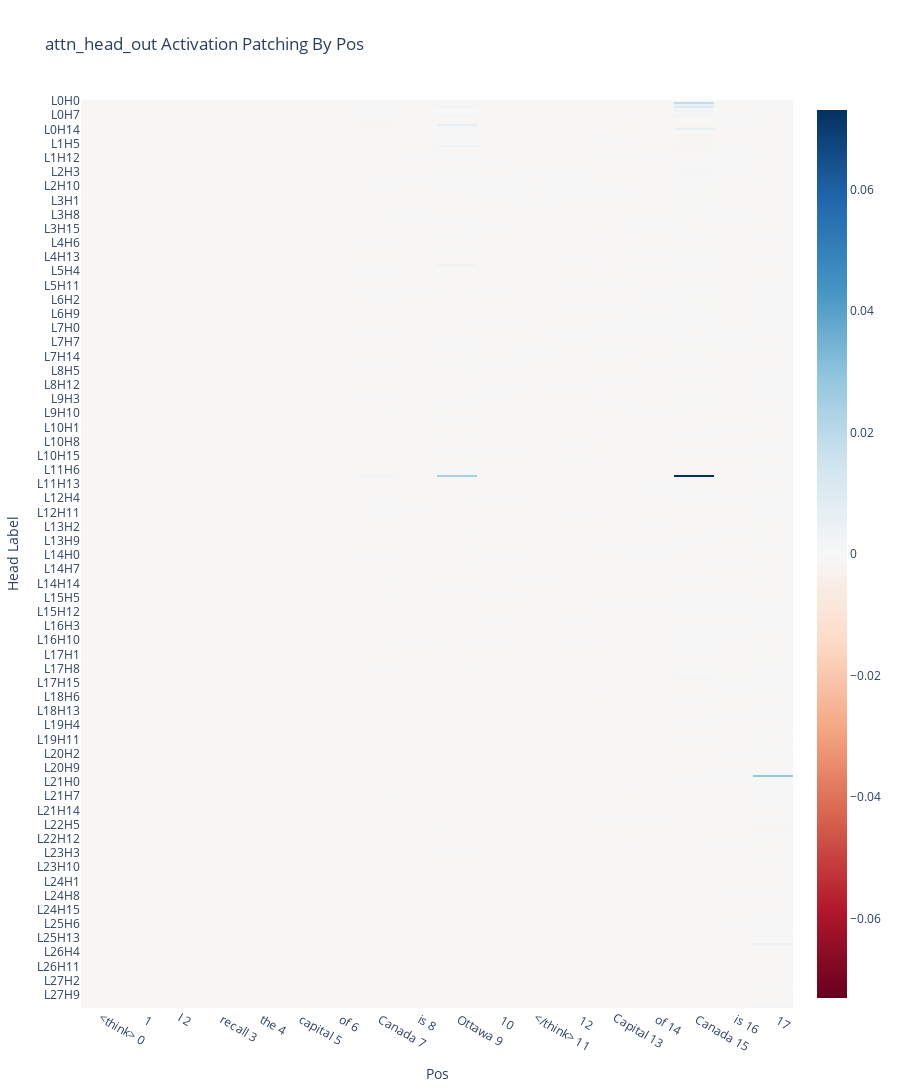

The code cell stored with this chart in its notebook:
### Code cell
ALL_HEAD_LABELS = [f"L{i}H{j}" for i in range(model.cfg.n_layers) for j in range(model.cfg.n_heads)]
# Create a list of labels for the x-axis
str_tokens = model.to_str_tokens(clean_tokens)
x_labels = [f"{tok} {i}" for i, tok in enumerate(str_tokens)]
attn_head_out_act_patch_results = einops.rearrange(patching_results_by_head, "layer pos head -> (layer head) pos")
imshow(attn_head_out_act_patch_results, 
        yaxis="Head Label", 
        xaxis="Pos",
        height=1200,
        x=[f"{tok} {i}" for i, tok in enumerate(model.to_str_tokens(clean_tokens))],
        y=ALL_HEAD_LABELS,
        title="attn_head_out Activation Patching By Pos")

### Figure 1 — Plotly figure (JSON) as saved in the notebook; plotly's stock layout.template omitted (floating-point values rounded to 4 significant figures; data arrays with more than 128 entries replaced by an {"elided": "..."} marker saying what was removed)
{"data": [{"coloraxis": "coloraxis", "hovertemplate": "x: %{x}<br>y: %{y}<br>color: %{z}<extra></extra>", "name": "0", "type": "heatmap", "x": ["<think> 0", "\n 1", "I 2", " recall 3", " the 4", " capital 5", " of 6", " Canada 7", " is 8", " Ottawa 9", "\n 10", "</think> 11", "\n 12", "Capital 13", " of 14", " Canada 15", " is 16", "  17"], "xaxis": "x", "y": {"elided": "448 str values"}, "yaxis": "y", "z": {"elided": "448x18 float values"}}], "layout": {"coloraxis": {"cmid": 0, "colorscale": [[0, "rgb(103,0,31)"], [0.1, "rgb(178,24,43)"], [0.2, "rgb(214,96,77)"], [0.3, "rgb(244,165,130)"], [0.4, "rgb(253,219,199)"], [0.5, "rgb(247,247,247)"], [0.6, "rgb(209,229,240)"], [0.7, "rgb(146,197,222)"], [0.8, "rgb(67,147,195)"], [0.9, "rgb(33,102,172)"], [1, "rgb(5,48,97)"]]}, "height": 1200, "title": {"text": "attn_head_out Activation Patching By Pos"}, "xaxis": {"anchor": "y", "domain": [0, 1], "title": {"text": "Pos"}}, "yaxis": {"anchor": "x", "autorange": "reversed", "domain": [0, 1], "title": {"text": "Head Label"}}}}
